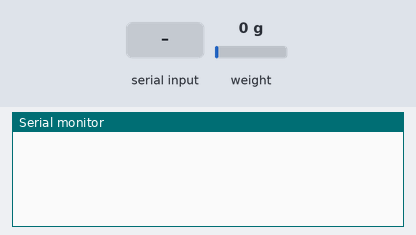
A sketch run on a simulated ESP32. Shown: the last lines printed to the serial monitor. The inputs (shaded band) are chosen by the test bench; at power-on: weight on the scale 0 g.

Above: at 0.8 s.
0.9 s: "1" received over Serial
At 1.11 s:
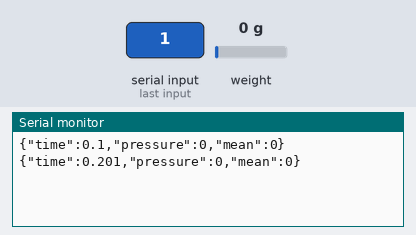
2.6 s: weight on the scale set to 100 g
At 2.61 s:
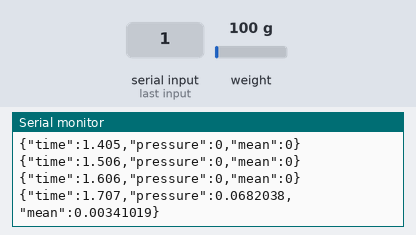
4.1 s: weight on the scale set to 1250 g
At 4.12 s:
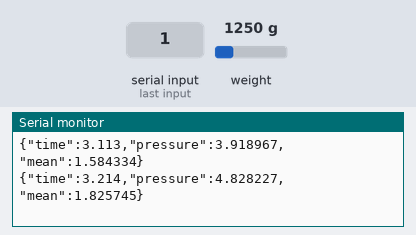
Timing chart, 0 to 7.1 s (numbered marks = the images above; inputs shaded):
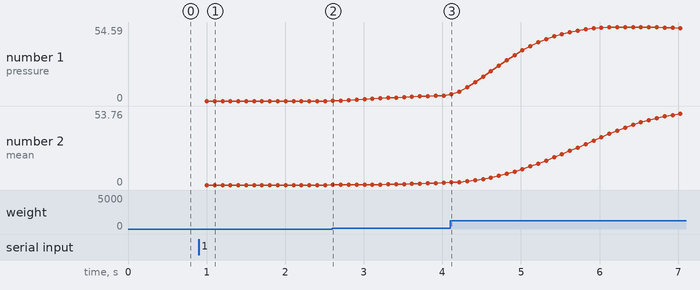

Measured:
- after the input at 0.9 s, the serial monitor: prints a new line after 0.10 s (image 1)
- after the input at 2.6 s, the serial monitor: prints a new line at once (image 2)
- plotted number 1: 0 → 3.92 after the input at 2.6 s
- plotted number 2: 0 → 1.58 after the input at 2.6 s

The sketch:

Aquisition.ino
```cpp
#include <HX711.h>
#include <Wire.h>
#include <ArduinoJson.h>

#define LOADCELL_DOUT_PIN 4
#define LOADCELL_SCK_PIN 5

HX711 scale;
unsigned long startProg;

unsigned long espMillis(){
    return esp_timer_get_time()/1000;
}

float smooth(float value){
    static const byte size = 20;
    static float array[size];
    static float sum = 0;
    static byte i = 0;

    sum = sum - array[i];
    array[i] = value;

    sum = sum + array[i];
    i = (i + 1 < size) ? (i + 1) : 0;
    return (sum / size);
}

float getPressure(){
    static unsigned long startTime;
    static const byte xSize=2, ySize=3;
    static float Xn[xSize] = {0};
    static float Yn[ySize] = {0};

    if(espMillis() - startTime < 100)
        return Yn[0];

    startTime = espMillis();

    for(byte n=xSize-1; n>0; n--)
        Xn[n] = Xn[n-1];

    for(byte n=ySize-1; n>0; n--)
        Yn[n] = Yn[n-1];

    Xn[0] = float(scale.read() / 10000.0);
    Yn[0] = Xn[0]*(0.016239) + Xn[1]*(0.014858) + Yn[1]*(1.734903) + Yn[2]*(-0.766000);
    return Yn[0];
}

void setup(){
    Serial.begin(115200);
    Wire.begin(18, 19);
    scale.begin(LOADCELL_DOUT_PIN, LOADCELL_SCK_PIN);

    while(!Serial.available()){
        const float pressure = getPressure();
        const float mean = smooth(pressure);
    }

    startProg = espMillis();
}

void loop(){
    static unsigned long startTime;

    if(espMillis() - startTime < 100)
        return;

    startTime = espMillis();
    const float pressure = getPressure();
    const float mean     = smooth(pressure);
    const float timePassed = (espMillis() - startProg) / 1000.0;

    StaticJsonDocument<256> data;
    String response;
    data["time"] = timePassed;
    data["pressure"] = pressure;
    data["mean" ]    = mean;
    serializeJson(data, response);
    Serial.println(response);

    if(timePassed > 200.0)
        ESP.restart();
}
```
